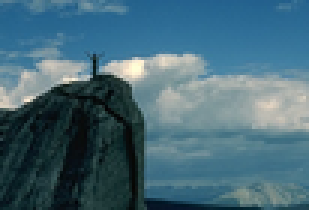
%> input picture histEq_blend/imageA.png, 103 x 70 px, shrunk from 250 x 170 before the run (shown 3 times larger)
$ octave main.m   (GNU Octave 9; MATLAB toolbox functions it lacks are replaced by stand-ins)
%> lines starting %> are read from the running program, lines starting %| are printed output that depends on the picture
%> further down, im1 is the input picture: size 70x103x3 uint8; mean R, G, B 70.4, 105.3, 120
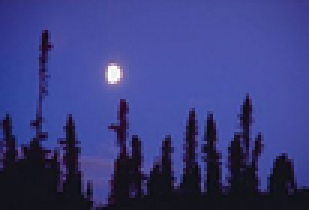
%> input picture histEq_blend/imageB.png, 103 x 70 px, shrunk from 250 x 170 before the run (shown 3 times larger)
%> further down, im2 is the input picture: size 70x103x3 uint8; mean R, G, B 58, 62, 127.8
### histEq_blend/blend.m
function result = blend(im1, im2, alpha)
%> called with alpha = 0.1
result = (alpha * im1)+(1 - alpha)*im2;
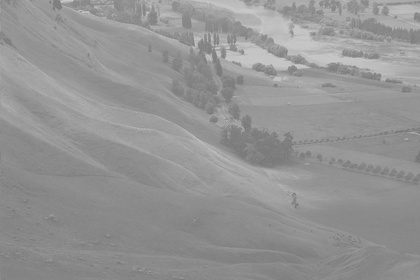
%> input picture histEq_blend/Unequalized_Hawkes_Bay_NZ.jpg, 420 x 280 px, shrunk from 1024 x 683 before the run
%> further down, im is the input picture: size 280x420x3 uint8; min 117, max 205, mean 148
end

### histEq_blend/histEq.m
function result = histEq(im, level)
%> called with level = 256
[H,W] = size(im);
%> H = 280; W = 1260
hist = zeros(level,1);

%% Make histogram
for h = 1:H
    for w= 1:W
        if im(h,w)+1<=level
            hist(im(h,w)+1) = hist(im(h,w)+1)+1;
        end
    end
end
%> after the loop, hist = 256 values, max 15486 at index 138, min 0 at index 1, mean 1378.1
prob = hist / (H*W);
%> prob = 256 values, max 0.0439 at index 138, min 0 at index 1, mean 0.00391

% make CDF
cum_prob = zeros(level,1);
cum_prob(1) = prob(1);

for k=2:level
    cum_prob(k)= cum_prob(k-1) + prob(k);
end
%> after the loop, cum_prob = 256 values from 0 to 1

target = (level-1)*cum_prob;
%> target = 256 values from 0 to 255
target_round = round(target);
%> target_round = 256 values from 0 to 255
im_eq = zeros(size(im),'uint8');

for h =1:H
    for w =1:W
        if im(h,w)<=level
            im_eq(h,w) =target_round(im(h,w));
        end
    end
end
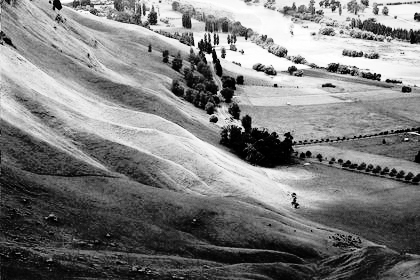
%> im_eq: size 280x420x3 uint8; min 0, max 255, mean 124.3
result = im_eq;
end

### histEq_blend/main.m
close all; clear all; clc;

im1 = imread('imageA.png');
im2 = imread('imageB.png');
alpha = 0.1;

result = blend(im1, im2, alpha);
imwrite(result, 'result_blend.png');


%%
close all; clear all; clc;

im = imread('Unequalized_Hawkes_Bay_NZ.jpg');
n = 256;

result = histEq(im, n);
imwrite(result, 'result_histEq.png');
